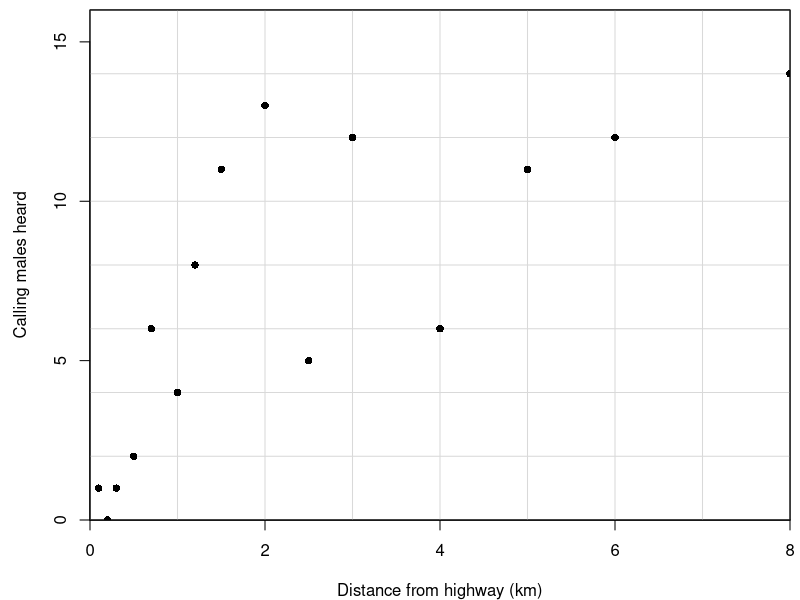
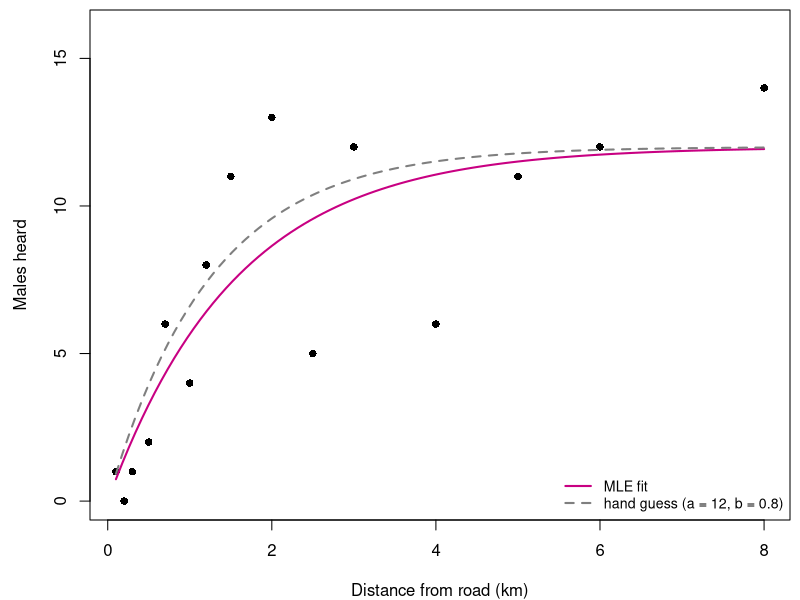

Generate these figures, in order, with R:
## ---- chunk 1
knitr::opts_chunk$set(echo = FALSE, warning = FALSE, message = FALSE,
                       fig.width = 6.5, fig.height = 0.3)

# draws n full-width blank lines (margin to margin) for handwritten answers,
# as a single plot so spacing is deterministic; pair with fig.height = 0.3 * n
blank_lines <- function(n = 1) {
  par(mar = c(0, 0, 0, 0))
  plot(NA, xlim = c(0, 1), ylim = c(0, n), axes = FALSE, xlab = "", ylab = "")
  for (i in seq_len(n)) {
    segments(0, n - i + 0.5, 1, n - i + 0.5, lwd = 1)
  }
}

# reserves blank work space (no ruled lines) for equation manipulation /
# show-your-work; pair with fig.height set to however much room is needed
blank_space <- function() {
  par(mar = c(0, 0, 0, 0))
  plot.new()
}

# keeps a prompt and its answer space on one PDF page: place `r nq(...)` on its
# own line just above the prompt. Emits nothing in non-LaTeX output. lines =
# lines of prompt text, rows = rows of blank space below it (0.3 in each),
# extra = any other height (in inches), e.g. a figure or table
nq <- function(lines, rows = 0, extra = 0) {
  if (!knitr::is_latex_output()) return("")
  knitr::asis_output(sprintf("\n\\needspace{%.2fin}\n", 0.23 * lines + 0.15 + 0.3 * rows + extra))
}

chorus_data <- read.csv("../../data/FrogChorus.csv")
dist_km <- chorus_data$dist_km
males <- chorus_data$males

nll_mono <- function(par, y, d) {
  -sum(dpois(y, lambda = par[1] * (1 - exp(-par[2] * d)), log = TRUE))
}
## ---- chunk 2
ans_col <- rgb(200, 0, 130, maxColorValue = 255)
# redraws blank_table() so cells flagged TRUE in `ans` use the answer color
blank_table <- function(headers, body, col_widths = NULL,
                        header_height = 0.35, row_height = 0.5,
                        cex = 0.95, bold_rows = integer(0), ans = NULL) {
  nc <- length(headers); nr <- length(body)
  if (is.null(col_widths)) col_widths <- rep(1, nc)
  col_widths <- col_widths / sum(col_widths)
  cx <- c(0, cumsum(col_widths))
  h_total <- header_height + nr * row_height
  par(mar = c(0, 0, 0, 0), family = "serif")
  plot(NA, xlim = c(0, 1), ylim = c(0, h_total), axes = FALSE, xlab = "", ylab = "",
       xaxs = "i", yaxs = "i")
  y <- h_total
  segments(0, y, 1, y, lwd = 1.5)
  y <- y - header_height
  segments(0, y, 1, y, lwd = 1.5)
  for (i in seq_len(nr)) {
    y <- y - row_height
    segments(0, y, 1, y, lwd = if (i == nr) 1.5 else 0.5,
             col = if (i == nr) "black" else "grey70")
  }
  for (v in cx) segments(v, 0, v, h_total, lwd = 1)
  yh <- h_total - header_height / 2
  for (j in seq_len(nc)) text((cx[j] + cx[j + 1]) / 2, yh, labels = headers[[j]], font = 2, cex = cex)
  y <- h_total - header_height
  for (i in seq_len(nr)) {
    yc <- y - row_height / 2
    for (j in seq_len(nc)) {
      val <- body[[i]][[j]]
      is_ans <- !is.null(ans) && isTRUE(ans[[i]][[j]])
      if (!identical(val, "")) text((cx[j] + cx[j + 1]) / 2, yc, labels = val, cex = cex,
                                    font = if (i %in% bold_rows) 2 else 1,
                                    col = if (is_ans) ans_col else "black")
    }
    y <- y - row_height
  }
}
## ---- chunk 3
f2 <- function(v) formatC(v, format = "f", digits = 2)
log_fact <- sum(lfactorial(males))
fit <- optim(c(12, 0.8), nll_mono, y = males, d = dist_km)
lambda_hat <- mean(males)
nll_null <- -sum(dpois(males, lambda_hat, log = TRUE))
nll_mm <- function(par, y, d) -sum(dpois(y, lambda = par[1] * d / (par[2] + d), log = TRUE))
fit_mm <- optim(c(15, 1), nll_mm, y = males, d = dist_km)
## ---- chunk 4
chorus <- rbind(c("Distance (km)", format(dist_km, drop0trailing = TRUE, trim = TRUE)),
                c("Males heard", as.character(males)))
knitr::kable(chorus, col.names = c("Pond", seq_along(dist_km)),
             align = c("l", rep("c", length(dist_km))))
## ---- chunk 5
par(mar = c(4, 4.5, 0.5, 0.5))
plot(NA, xlim = c(0, 8), ylim = c(0, 16), xaxs = "i", yaxs = "i",
     xlab = "Distance from highway (km)", ylab = "Calling males heard")
abline(v = 0:8, h = seq(0, 16, 2), col = "grey85")
points(dist_km, males, pch = 16)
box()
## ---- chunk 6
# the pasted vectors above must match the CSV
stopifnot(all.equal(dist_km, c(0.1, 0.2, 0.3, 0.5, 0.7, 1, 1.2, 1.5, 2, 2.5, 3, 4, 5, 6, 8)),
          all.equal(as.numeric(males), c(1, 0, 1, 2, 6, 4, 8, 11, 13, 5, 12, 6, 11, 12, 14)))
## ---- chunk 7
par(mar = c(4, 4.5, 0.5, 0.5))
plot(dist_km, males, pch = 16, xlab = "Distance from road (km)", ylab = "Males heard",
     ylim = c(0, 16))
curve(fit$par[1] * (1 - exp(-fit$par[2] * x)), add = TRUE, lwd = 2, col = ans_col)
curve(12 * (1 - exp(-0.8 * x)), add = TRUE, lwd = 2, lty = 2, col = "grey50")
legend("bottomright", c("MLE fit", "hand guess (a = 12, b = 0.8)"), lwd = 2, lty = 1:2,
       col = c(ans_col, "grey50"), bty = "n", cex = 0.85)
